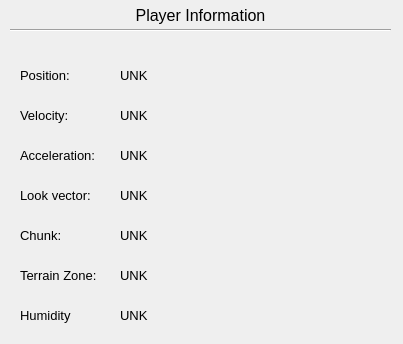
<?xml version="1.0" encoding="UTF-8"?>
<ui version="4.0">
 <class>PlayerInfo</class>
 <widget class="QWidget" name="PlayerInfo">
  <property name="geometry">
   <rect>
    <x>0</x>
    <y>0</y>
    <width>403</width>
    <height>344</height>
   </rect>
  </property>
  <property name="windowTitle">
   <string>Form</string>
  </property>
  <widget class="Line" name="line">
   <property name="geometry">
    <rect>
     <x>10</x>
     <y>20</y>
     <width>381</width>
     <height>20</height>
    </rect>
   </property>
   <property name="orientation">
    <enum>Qt::Horizontal</enum>
   </property>
  </widget>
  <widget class="QLabel" name="label">
   <property name="geometry">
    <rect>
     <x>10</x>
     <y>0</y>
     <width>381</width>
     <height>31</height>
    </rect>
   </property>
   <property name="font">
    <font>
     <pointsize>12</pointsize>
    </font>
   </property>
   <property name="text">
    <string>Player Information</string>
   </property>
   <property name="alignment">
    <set>Qt::AlignCenter</set>
   </property>
  </widget>
  <widget class="QLabel" name="label_2">
   <property name="geometry">
    <rect>
     <x>20</x>
     <y>60</y>
     <width>71</width>
     <height>31</height>
    </rect>
   </property>
   <property name="font">
    <font>
     <pointsize>10</pointsize>
    </font>
   </property>
   <property name="text">
    <string>Position:</string>
   </property>
  </widget>
  <widget class="QLabel" name="posLabel">
   <property name="geometry">
    <rect>
     <x>120</x>
     <y>60</y>
     <width>271</width>
     <height>31</height>
    </rect>
   </property>
   <property name="font">
    <font>
     <pointsize>10</pointsize>
    </font>
   </property>
   <property name="text">
    <string>UNK</string>
   </property>
  </widget>
  <widget class="QLabel" name="label_4">
   <property name="geometry">
    <rect>
     <x>20</x>
     <y>100</y>
     <width>71</width>
     <height>31</height>
    </rect>
   </property>
   <property name="font">
    <font>
     <pointsize>10</pointsize>
    </font>
   </property>
   <property name="text">
    <string>Velocity:</string>
   </property>
  </widget>
  <widget class="QLabel" name="velLabel">
   <property name="geometry">
    <rect>
     <x>120</x>
     <y>100</y>
     <width>271</width>
     <height>31</height>
    </rect>
   </property>
   <property name="font">
    <font>
     <pointsize>10</pointsize>
    </font>
   </property>
   <property name="text">
    <string>UNK</string>
   </property>
  </widget>
  <widget class="QLabel" name="label_6">
   <property name="geometry">
    <rect>
     <x>20</x>
     <y>140</y>
     <width>81</width>
     <height>31</height>
    </rect>
   </property>
   <property name="font">
    <font>
     <pointsize>10</pointsize>
    </font>
   </property>
   <property name="text">
    <string>Acceleration:</string>
   </property>
  </widget>
  <widget class="QLabel" name="accLabel">
   <property name="geometry">
    <rect>
     <x>120</x>
     <y>140</y>
     <width>271</width>
     <height>31</height>
    </rect>
   </property>
   <property name="font">
    <font>
     <pointsize>10</pointsize>
    </font>
   </property>
   <property name="text">
    <string>UNK</string>
   </property>
  </widget>
  <widget class="QLabel" name="lookLabel">
   <property name="geometry">
    <rect>
     <x>120</x>
     <y>180</y>
     <width>271</width>
     <height>31</height>
    </rect>
   </property>
   <property name="font">
    <font>
     <pointsize>10</pointsize>
    </font>
   </property>
   <property name="text">
    <string>UNK</string>
   </property>
  </widget>
  <widget class="QLabel" name="label_9">
   <property name="geometry">
    <rect>
     <x>20</x>
     <y>180</y>
     <width>81</width>
     <height>31</height>
    </rect>
   </property>
   <property name="font">
    <font>
     <pointsize>10</pointsize>
    </font>
   </property>
   <property name="text">
    <string>Look vector:</string>
   </property>
  </widget>
  <widget class="QLabel" name="label_10">
   <property name="geometry">
    <rect>
     <x>20</x>
     <y>220</y>
     <width>81</width>
     <height>31</height>
    </rect>
   </property>
   <property name="font">
    <font>
     <pointsize>10</pointsize>
    </font>
   </property>
   <property name="text">
    <string>Chunk:</string>
   </property>
  </widget>
  <widget class="QLabel" name="chunkLabel">
   <property name="geometry">
    <rect>
     <x>120</x>
     <y>220</y>
     <width>271</width>
     <height>31</height>
    </rect>
   </property>
   <property name="font">
    <font>
     <pointsize>10</pointsize>
    </font>
   </property>
   <property name="text">
    <string>UNK</string>
   </property>
  </widget>
  <widget class="QLabel" name="label_11">
   <property name="geometry">
    <rect>
     <x>20</x>
     <y>260</y>
     <width>91</width>
     <height>31</height>
    </rect>
   </property>
   <property name="font">
    <font>
     <pointsize>10</pointsize>
    </font>
   </property>
   <property name="text">
    <string>Terrain Zone:</string>
   </property>
  </widget>
  <widget class="QLabel" name="zoneLabel">
   <property name="geometry">
    <rect>
     <x>120</x>
     <y>260</y>
     <width>271</width>
     <height>31</height>
    </rect>
   </property>
   <property name="font">
    <font>
     <pointsize>10</pointsize>
    </font>
   </property>
   <property name="text">
    <string>UNK</string>
   </property>
  </widget>
  <widget class="QLabel" name="label_12">
   <property name="geometry">
    <rect>
     <x>20</x>
     <y>300</y>
     <width>91</width>
     <height>31</height>
    </rect>
   </property>
   <property name="font">
    <font>
     <pointsize>10</pointsize>
    </font>
   </property>
   <property name="text">
    <string>Humidity</string>
   </property>
  </widget>
  <widget class="QLabel" name="humidLabel">
   <property name="geometry">
    <rect>
     <x>120</x>
     <y>300</y>
     <width>91</width>
     <height>31</height>
    </rect>
   </property>
   <property name="font">
    <font>
     <pointsize>10</pointsize>
    </font>
   </property>
   <property name="text">
    <string>UNK</string>
   </property>
  </widget>
 </widget>
 <resources/>
 <connections/>
</ui>
